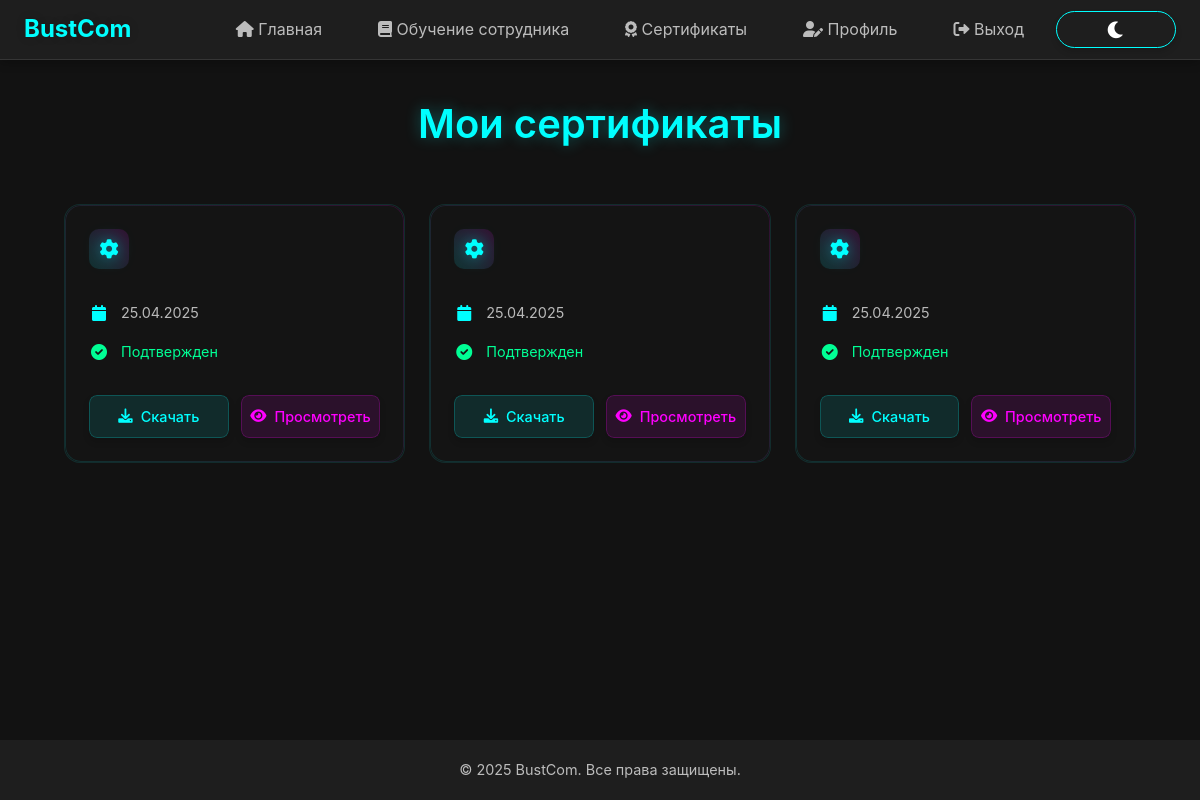
The page /my-certificates/ (signed in) on the database its author committed.
### bustComProj/models.py (models this page shows)
class Certificate(models.Model):
    user = models.ForeignKey(settings.AUTH_USER_MODEL, on_delete=models.CASCADE)
    course = models.ForeignKey(Course, on_delete=models.CASCADE)
    issued_at = models.DateField(auto_now_add=True)
    grade = models.CharField(max_length=10)

### bustComProj/views.py (the view)
# urls.py: path('my-certificates/', my_certificates, name='my_certificates'),
@login_required
def my_certificates(request):
    certificates = Certificate.objects.filter(user=request.user).select_related('course')
    return render(request, 'certificates/my_certificates.html', {'certificates': certificates})

### bustComProj/templates/certificates/my_certificates.html (shortened to what this page needs)
{% extends 'bustComProj/base.html' %}
{% load static %}
{% block content %}
<div class="container fade-in">
    <h1 class="page-title">Мои сертификаты</h1>
    <div class="certificates-grid">
        {% if certificates %}
            {% for certificate in certificates %}
                <div class="certificate-card">
                    <div class="certificate-content">
                        <div class="certificate-header">
                            <div class="certificate-icon">
                                <i class="fas fa-gear fa-spin"></i>
                            </div>
                        </div>
                        <div class="certificate-info">
                            <div class="info-row">
                                <i class="fas fa-calendar"></i>
                                <span>{{ certificate.issued_at|date:"d.m.Y" }}</span>
                            </div>
                            <div class="info-row verified">
                                <i class="fas fa-check-circle"></i>
                                <span>Подтвержден</span>
                            </div>
                        </div>
                        <div class="certificate-actions">
                            <button class="btn-action download">
                                <a href="{% url 'download_certificate' certificate.id %}">
                                    <i class="fas fa-download"></i>
                                    <span>Скачать</span>
                                </a>
                            </button>
                            <button class="btn-action view">
                                <a href="{% url 'view_certificate' certificate.id %}">
                                    <i class="fas fa-eye"></i>
                                    <span>Просмотреть</span>
                                </a>
                            </button>
                        </div>
                    </div>
                </div>
            {% endfor %}
        {% endif %}
    </div>
</div>
{% endblock %}

### bustComProj/static/css/enhanced.css (style rules this page uses)
.btn, button, input[type="submit"], input[type="button"], .btn-primary, .btn-secondary, .btn-success, .btn-danger, .btn-info, .btn-warning, .btn-outline-primary, .btn-outline-secondary, .btn-outline-success, .btn-outline-danger, .btn-outline-info, .btn-outline-warning, a.btn, a.btn-action, a.btn-outline { display: inline-flex; align-items: center; justify-content: center; gap: 8px; padding: 12px 24px; border-radius: 8px; font-size: 1rem; font-weight: 600; text-decoration: none; cursor: pointer; transition: all 0.3s ease; box-shadow: 0 4px 6px rgba(0, 0, 0, 0.15); border: none; text-align: center; margin: 5px; min-width: 120px; position: relative; overflow: hidden; }
.btn-primary, .btn-action, input[type="submit"] { background: linear-gradient(135deg, #5e72e4, #335eea); color: white; }
.fade-in { animation: fadeIn 0.4s ease-out; }
:root { --primary-color: #ff00ff; --secondary-color: #00ffcc; --accent-color: #ff3366; --background-dark: #1a1a1a; --background-light: #2a2a2a; --text-primary: #ffffff; --text-secondary: #e0e0e0; --success-color: #00ff88; --danger-color: #ff3366; --warning-color: #ffcc00; --border-radius: 15px; --transition-speed: 0.3s; }

### bustComProj/static/css/theme.css (style rules this page uses)
:root[data-theme="dark"] { --primary-color: #00ffff; --primary-dark: #00cccc; --primary-light: #80ffff; --secondary-color: #ff00ff; --secondary-dark: #cc00cc; --secondary-light: #ff80ff; --background-dark: #121212; --background-light: #1e1e1e; --background-lighter: #2d2d2d; --text-primary: #ffffff; --text-secondary: rgba(255, 255, 255, 0.7); --text-tertiary: rgba(255, 255, 255, 0.5); }

### bustComProj/templates/bustComProj/base.html (style rules this page uses)
:root { --primary-color: #00ffff; --primary-dark: #00cccc; --primary-light: #80ffff; --secondary-color: #ff00ff; --secondary-dark: #cc00cc; --secondary-light: #ff80ff; --background-dark: #121212; --background-light: #1e1e1e; --background-lighter: #2d2d2d; --text-primary: #ffffff; --text-secondary: rgba(255, 255, 255, 0.7); --text-tertiary: rgba(255, 255, 255, 0.5); --danger-color: #ff4444; --danger-dark: #cc0000; --success-color: #00ff00; --success-dark: #00cc00; --spacing-xs: 0.5rem; --spacing-sm: 1rem; --spacing-md: 1.5rem; --spacing-lg: 2rem; --spacing-xl: 3rem; --border-radius: 12px; --border-radius-sm: 8px; --max-width: 1200px; --header-height: 60px; --footer-height: 60px; --transition-fast: 0.2s ease; --transition-normal: 0.3s ease; --shadow-sm: 0 2px 4px rgba(0, 0, 0, 0.2); --shadow-md: 0 4px 6px rgba(0, 0, 0, 0.3); --shadow-lg: 0 8px 16px rgba(0, 0, 0, 0.4); }
* { margin: 0; padding: 0; box-sizing: border-box; -webkit-tap-highlight-color: transparent; }
body { font-family: -apple-system, BlinkMacSystemFont, 'Segoe UI', Roboto, Oxygen, Ubuntu, Cantarell, 'Open Sans', 'Helvetica Neue', sans-serif; background-color: var(--background-dark); color: var(--text-primary); line-height: 1.6; overflow-x: hidden; }
.container { width: 100%; max-width: var(--max-width); margin: 0 auto; padding: 0 var(--spacing-md); }
input, button, textarea, select { margin: 0; padding: 0; border: none; outline: none; background: none; font-family: inherit; font-size: inherit; color: inherit; -webkit-appearance: none; -moz-appearance: none; appearance: none; }
a { color: var(--primary-color); text-decoration: none; transition: all var(--transition-normal); position: relative; }
a:not(.btn):after { content: ''; position: absolute; width: 100%; height: 2px; bottom: -2px; left: 0; background: linear-gradient(90deg, var(--primary-color), var(--secondary-color)); transform: scaleX(0); transform-origin: right; transition: transform var(--transition-normal); }

### rows shown on the page
Certificate: issued_at "25.04.2025"
Certificate: issued_at "25.04.2025"
Certificate: issued_at "25.04.2025"
